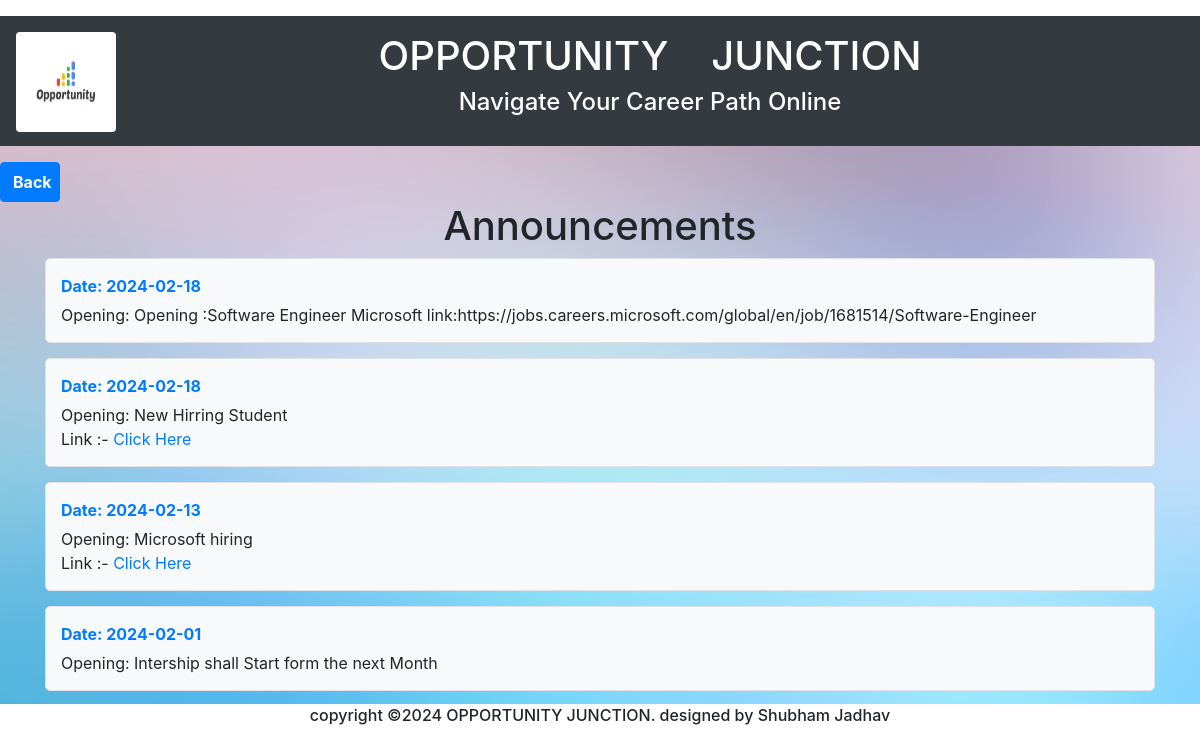
Page /disannounce.php on the committed database.
### tables this page shows
CREATE TABLE `anouncement` (
  `id` int(11) NOT NULL,
  `date` date NOT NULL,
  `desc` varchar(5000) NOT NULL,
  `link` varchar(255) DEFAULT NULL
);

### disannounce.php (the view, shortened to what this page needs)
<!DOCTYPE html>
<html>
<head>
    <link rel="stylesheet" href="https://maxcdn.bootstrapcdn.com/bootstrap/4.5.0/css/bootstrap.min.css">
</head>
<body>
<div class="container-fluid p-3 my-3 bg-dark text-white" style="height:130px">
    <img src="logo.png" class="rounded float-left" style="width:100px;height:100px;">
    <center>
       <h1> OPPORTUNITY &nbsp;&nbsp; JUNCTION </h1>
    <h4> Navigate Your Career Path Online </h4>
    </center>
</div>
<button type="button" style="height:40px;width:60px" class="btn btn-primary" onclick="history.back()"><b>Back</b></button>
<div class="container">
    <h1 class="text-center">Announcements</h1>
    <?php
    $servername = "localhost";
    $username = "root";
    $password = "";
    $dbname = "opportunity";
    $conn = mysqli_connect($servername, $username, $password, $dbname);
    $sql = "SELECT * FROM anouncement ORDER BY date DESC";
    $result = mysqli_query($conn, $sql);
    if (mysqli_num_rows($result) > 0) {
        while ($row = mysqli_fetch_assoc($result)) {
            ?>
            <div class="announcement-box">
                <div class="announcement-date">Date: <?php echo $row["date"]; ?></div>
                <div class="announcement-description">
                    Opening: <?php echo $row["desc"]; ?>
                    <?php if (!empty($row["link"])) { ?><br>Link :-
                        <a href="<?php echo $row["link"]; ?>" target="_blank">Click Here</a>
                    <?php } ?>
                </div>
            </div>
            <?php
        }
    } else {
        echo "0 results";
    }
    ?>
</div>
<center>
    <footer>
        <div class="footer-bottom">
            <h6>copyright &copy;2024 OPPORTUNITY JUNCTION. designed by Shubham Jadhav</h6>
        </div>
    </footer>
</center>
</body>
</html>

### disannounce.php (style rules this page uses)
body { background-image: url('Pink-Blue-Blured-Texture.jpg'); background-repeat: no-repeat; background-position: center; background-size: 100%; }
.announcement-box { background-color: #f8f9fa; border: 1px solid #dee2e6; border-radius: 5px; padding: 15px; margin-bottom: 15px; }
.announcement-date { font-weight: bold; color: #007bff; }
.announcement-description { margin-top: 5px; }

### rows in the picture
anouncement: date "2024-02-18", desc "Opening :Software Engineer Microsoft link:https://jobs.careers.microsoft.com/global/en/job/1681514/Software-Engineer"
anouncement: date "2024-02-18", desc "New Hirring Student"
anouncement: date "2024-02-13", desc "Microsoft hiring"
anouncement: date "2024-02-01", desc "Intership shall Start form the next Month"
